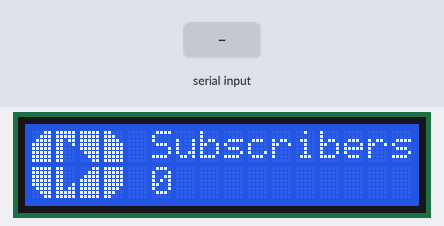
Bench run of a sketch on a simulated Arduino Uno, built with avr-gcc and run on an emulated ATmega328P. Parts: 16×2 character LCD. The inputs (shaded band) are chosen by the test bench.

Above: at 1.2 s.
1.3 s: "1" received over Serial
At 3.2 s:
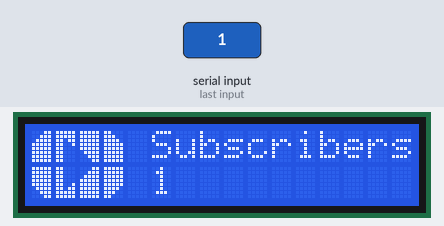
3.8 s: "2" received over Serial
At 5.1 s:
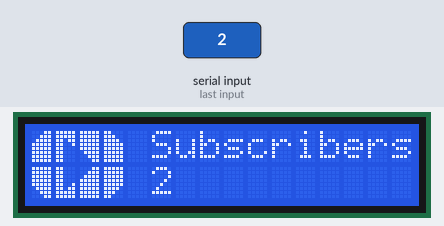
Timing chart, 0 to 6.8 s (numbered marks = the images above; inputs shaded):
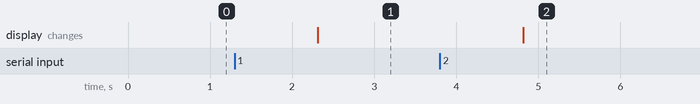

Measured:
- after the input at 1.3 s, the display: changes after 1.0 s (image 1)
- after the input at 3.8 s, the display: changes after 1.0 s (image 2)

The sketch:

ArduinoGadgetsBox.ino
```cpp
#include <LiquidCrystal.h>
// select the pins used on the LCD panel
LiquidCrystal lcd(12, 11, 5, 4, 3, 2);
//youtube subs counter
String YouCounter = "0";
void setup() {
  //initalize serial port
  Serial.begin(9600);
  //initalize the lcd
  lcd.begin(16 , 2);
  // youtube gadget
  DrawYoutube();
}

void loop() {

}

//draw youtube logo
void DrawYoutube()
{
  //initiate custom char for youtube
  youtubelcdcharinitiate();
  //print youtube logo
  lcd.setCursor(0,0);
  lcd.write(byte(0));
  lcd.setCursor(0,1);
  lcd.write(byte(1));
  lcd.setCursor(1,0);
  lcd.write(byte(2));
  lcd.setCursor(1,1);
  lcd.write(byte(3));
  lcd.setCursor(2,0);
  lcd.write(byte(4));
  lcd.setCursor(2,1);
  lcd.write(byte(5));
  lcd.setCursor(3,0);
  lcd.write(byte(6));
  lcd.setCursor(3,1);
  lcd.write(byte(7));
  // subscrribers text
  lcd.setCursor(5,0);
  lcd.write("Subscribers");
  //clear previous number
  lcd.setCursor(5,1);
  lcd.print("           ");
  //count
  lcd.setCursor(5,1);
  lcd.print(YouCounter);
}
//initiate the lcd custom charcters For Youtube Icon
void youtubelcdcharinitiate()
{
    //number 0 charaters 2x2 decimals
    byte C0[8] = {0x03,0x07,0x0F,0x1F,0x1F,0x1F,0x1F,0x1F};
    byte C1[8] = {0x1F,0x1F,0x1F,0x1F,0x1F,0x0F,0x07,0x03};
    byte C2[8] = {0x1F,0x1F,0x1B,0x19,0x18,0x18,0x18,0x18};
    byte C3[8] = {0x18,0x18,0x18,0x18,0x19,0x1B,0x1F,0x1F};
    byte C4[8] = {0x1F,0x1F,0x1F,0x1F,0x1F,0x0F,0x07,0x03};
    byte C5[8] = {0x03,0x07,0x0F,0x1F,0x1F,0x1F,0x1F,0x1F};
    byte C6[8] = {0x18,0x1C,0x1E,0x1F,0x1F,0x1F,0x1F,0x1F};
    byte C7[8] = {0x1F,0x1F,0x1F,0x1F,0x1F,0x1E,0x1C,0x18};

    lcd.createChar(0 , C0);
    lcd.createChar(1 , C1);
    lcd.createChar(2 , C2);
    lcd.createChar(3 , C3);
    lcd.createChar(4 , C4);
    lcd.createChar(5 , C5);
    lcd.createChar(6 , C6);
    lcd.createChar(7 , C7);
}
void serialEvent() {
  while (Serial.available()) {
    // get the data:
    YouCounter = Serial.readString();
  }
  // youtube gadget
  DrawYoutube();
}
```
